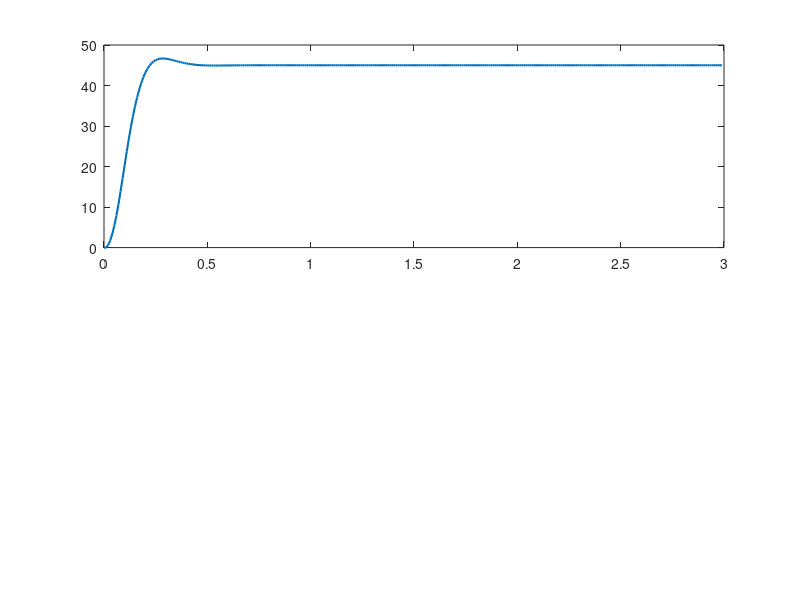

The MATLAB script that drew this image: (Note: this script raises an error after producing the figure.)
%% PID simulation of a DC gear motor + arm joint (PWM -> angle)
clear; clc; close all;

%% 1. PLANT: theta(s)/U(s) = K / (s*(tau*s + 1))
RPM_MAX = 100;                    % datasheet speed at full PWM
K   = RPM_MAX * 360 / 60 / 255;   % DC gain, (deg/s) per PWM unit
tau = 0.1;                        % time constant, s (guess)

%% 2. PID GAINS (change these!)
Kp = 10.0;
Ki = 0.0;
Kd = 0.5;

%% 3. SETTINGS
target  = 45;      % deg
dt      = 0.01;    % s
T_end   = 3;       % s
PWM_MAX = 255;
I_MAX   = 255;     % anti-windup limit on the Ki*integral term

%% 4. SIMULATION LOOP (discrete, with saturation)
n = round(T_end / dt);
t     = (0:n-1)' * dt;
angle = zeros(n,1);
speed = zeros(n,1);
pwm   = zeros(n,1);
integral   = 0;
last_error = target;   % avoids a fake derivative spike at step 1

for k = 1:n-1
    error = target - angle(k);

    integral = integral + error * dt;
    if Ki ~= 0
        integral = max(min(integral, I_MAX/Ki), -I_MAX/Ki);   % clamp
    end

    derivative = (error - last_error) / dt;
    last_error = error;

    u = Kp*error + Ki*integral + Kd*derivative;
    u = max(min(u, PWM_MAX), -PWM_MAX);        % saturation
    pwm(k) = u;

    speed(k+1) = speed(k) + (dt/tau) * (K*u - speed(k));   % first-order motor
    angle(k+1) = angle(k) + speed(k) * dt;                 % integrator
end

%% 5. METRICS
overshoot = max(0, (max(angle) - target) / target * 100);
t10 = t(find(angle >= 0.1*target, 1));
t90 = t(find(angle >= 0.9*target, 1));
outside = find(abs(angle - target) > 0.02*target);
if isempty(outside), settling = 0; else, settling = t(min(outside(end)+1, n)); end

fprintf('K = %.2f (deg/s)/PWM, tau = %.2f s\n', K, tau);
fprintf('Rise time (10-90%%): %.3f s\n', t90 - t10);
fprintf('Overshoot:          %.1f %%\n', overshoot);
fprintf('Settling time (2%%): %.3f s\n', settling);
fprintf('Steady-state error: %.3f deg\n', target - angle(end));

%% 6. PLOTS
figure;
subplot(2,1,1);
plot(t, angle, 'LineWidth', 1.5); hold on;
yline(target, 'r--', 'target');
ylabel('Angle (deg)'); grid on;
title(sprintf('Kp=%g, Ki=%g, Kd=%g', Kp, Ki, Kd));
subplot(2,1,2);
plot(t(1:end-1), pwm(1:end-1), 'g', 'LineWidth', 1.5);
ylabel('PWM'); xlabel('Time (s)'); grid on;
saveas(gcf, 'step_response_matlab.png');

%% 7. OPTIONAL: Control System Toolbox check (linear model, no saturation)
% Uncomment if you have the toolbox. It should match the loop above
% when the PWM does not saturate.
%
% G  = tf(K, [tau 1 0]);              % K / (tau*s^2 + s)
% C  = pid(Kp, Ki, Kd);
% T  = feedback(C*G, 1);              % closed loop
% figure; step(target*T, T_end); grid on;
% stepinfo(T)                         % rise time, overshoot, settling time
%
% [Cauto, info] = pidtune(G, 'PID');  % MATLAB suggests gains
% disp(Cauto)
